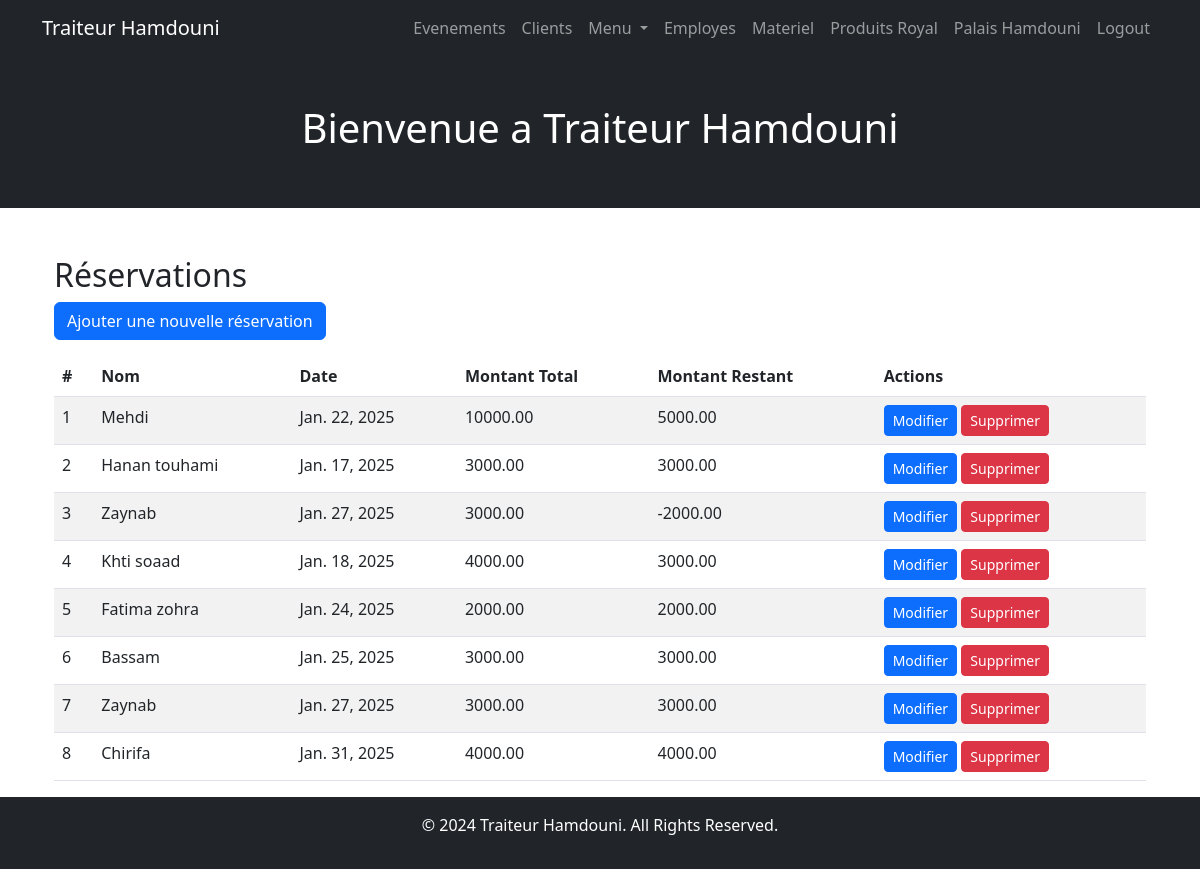
The app's page /reservations/ (signed in), older data.
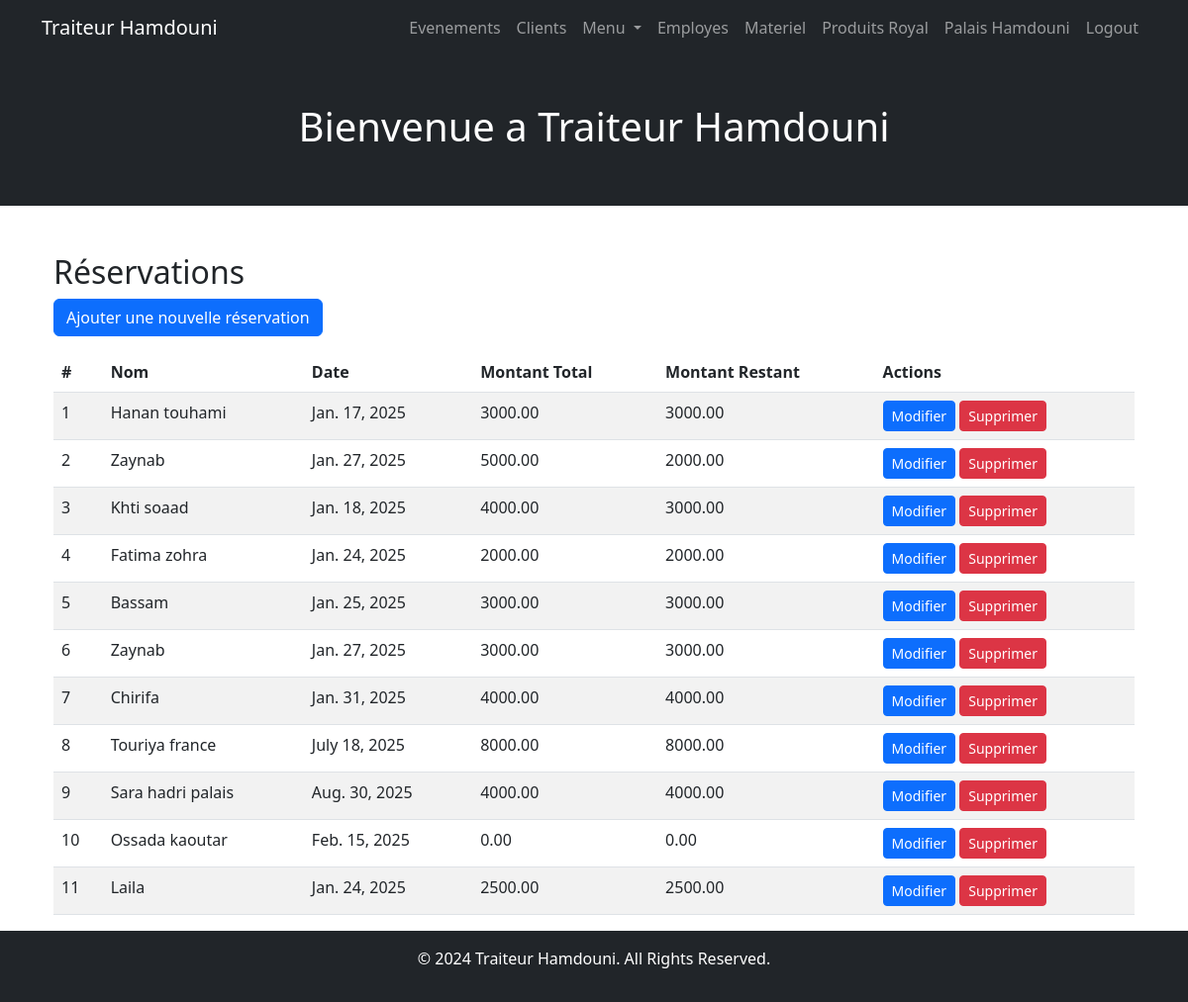
The same page, newer data.
### reservation/models.py (models this page shows, shortened)
class Reservation(models.Model):
    name = models.CharField(max_length=255, verbose_name="Client Name")
    date = models.DateField(verbose_name="Reservation Date")
    decorations_required = models.BooleanField(default=False, verbose_name="Decorations Required")
    traiteur_required = models.BooleanField(default=False, verbose_name="Traiteur Required")
    traiteur_name = models.CharField(max_length=255, blank=True, null=True, verbose_name="Caterer Name")
    total_amount = models.DecimalField(max_digits=10, decimal_places=2, verbose_name="Total Amount")
    advance_amount = models.DecimalField(max_digits=10, decimal_places=2, verbose_name="Advance Amount")
    notes = models.TextField(blank=True, null=True, verbose_name="Notes")
    @property
    def remaining_amount(self):
        return self.total_amount - self.advance_amount

### reservation/views.py (the view)
# urls.py: path('', reservation_list, name='reservation_list'),
def reservation_list(request):
    reservations = Reservation.objects.all()
    return render(request, 'reservations/reservation_list.html', {'reservations': reservations})

### reservation/templates/reservations/reservation_list.html (shortened to what this page needs)
{% extends 'base.html' %}
{% block content %}
<div class="container mt-4">
    <h2>Réservations</h2>
    <a href="{% url 'reservations:add_reservation' %}" class="btn btn-primary mb-3">Ajouter une nouvelle réservation</a>
    <table class="table table-striped">
        <thead>
            <tr>
                <th>#</th>
                <th>Nom</th>
                <th>Date</th>
                <th>Montant Total</th>
                <th>Montant Restant</th>
                <th>Actions</th>
            </tr>
        </thead>
        <tbody>
            {% for reservation in reservations %}
            <tr>
                <td>{{ forloop.counter }}</td>
                <td>{{ reservation.name }}</td>
                <td>{{ reservation.date }}</td>
                <td>{{ reservation.total_amount }}</td>
                <td>{{ reservation.remaining_amount }}</td>
                <td>
                    <a href="{% url 'reservations:edit_reservation' reservation.id %}" class="btn btn-sm btn-primary">Modifier</a>
                    <form method="post" action="{% url 'reservations:delete_reservation' reservation.id %}" style="display:inline;">
                        <button type="submit" class="btn btn-sm btn-danger">Supprimer</button>
                    </form>
                </td>
            </tr>
            {% empty %}
            <tr>
                <td colspan="6" class="text-center">Aucune réservation trouvée.</td>
            </tr>
            {% endfor %}
        </tbody>
    </table>
</div>
{% endblock %}

### client/templates/base.html (shortened to what this page needs)
{% load static %}
<!DOCTYPE html>
<html lang="en">
<head>
    <link href="https://cdn.jsdelivr.net/npm/bootstrap@5.3.0-alpha1/dist/css/bootstrap.min.css" rel="stylesheet">
    <link href="https://cdn.jsdelivr.net/npm/fullcalendar@6.1.7/index.global.min.css" rel="stylesheet">
</head>
<body>
    <nav class="navbar navbar-expand-lg navbar-dark bg-dark">
        <div class="container">
            <a class="navbar-brand" href="/">Traiteur Hamdouni</a>
            <div class="collapse navbar-collapse" id="navbarNav">
                <ul class="navbar-nav ms-auto">
                    <li class="nav-item">
                        <a class="nav-link" href="/events/">Evenements</a>
                    </li>
                    <li class="nav-item">
                        <a class="nav-link" href="/client/customer-list/">Clients</a>
                    </li>
                    <li class="nav-item dropdown">
                        <a class="nav-link dropdown-toggle" href="#" id="menuDropdown" role="button" data-bs-toggle="dropdown" aria-expanded="false">
                            Menu
                        </a>
                    </li>
                    <li class="nav-item">
                        <a class="nav-link" href="/employees/">Employes</a>
                    </li>
                    <li class="nav-item">
                        <a class="nav-link" href="/materials/">Materiel</a>
                    </li>
                    <li class="nav-item">
                        <a class="nav-link" href="{% url 'products:product_list' %}">Produits Royal</a>
                    </li>
                    <li class="nav-item">
                        <a class="nav-link" href="{% url 'reservations:reservation_list' %}">Palais Hamdouni</a>
                    </li>
                    {% if user.is_authenticated %}
                        <li class="nav-item">
                            <a class="nav-link" href="{% url 'logout' %}">Logout</a>
                        </li>
                    {% else %}
                        <li class="nav-item">
                            <a class="nav-link" href="{% url 'login' %}">Login</a>
                        </li>
                    {% endif %}
                </ul>
            </div>
        </div>
    </nav>
    <header class="bg-dark text-white text-center py-5">
        <div class="container">
            <h1>Bienvenue a Traiteur Hamdouni</h1>
        </div>
    </header>
    <div class="container mt-4">
        {% block content %}{% endblock %}
    </div>
    <footer class="bg-dark text-white text-center py-3">
        <p>&copy; 2024 Traiteur Hamdouni. All Rights Reserved.</p>
    </footer>
</body>
</html>

### client/templates/base.html (style rules this page uses)
html, body { height: 100%; margin: 0; }
body { display: flex; flex-direction: column; }
.container.mt-4 { flex: 1; }

Row changes from the older to the newer data that the page shows:
removed Reservation: name "Mehdi", date "Jan. 22, 2025", total_amount "10000.00", remaining_amount "5000.00"
changed Reservation (number 2 of 11 on the later page): total_amount "3000.00" → "5000.00"; remaining_amount "-2000.00" → "2000.00"
added Reservation: name "Touriya france", date "July 18, 2025", total_amount "8000.00", remaining_amount "8000.00"
added Reservation: name "Sara hadri palais", date "Aug. 30, 2025", total_amount "4000.00", remaining_amount "4000.00"
added Reservation: name "Ossada kaoutar", date "Feb. 15, 2025", total_amount "0.00", remaining_amount "0.00"
added Reservation: name "Laila", date "Jan. 24, 2025", total_amount "2500.00", remaining_amount "2500.00"
